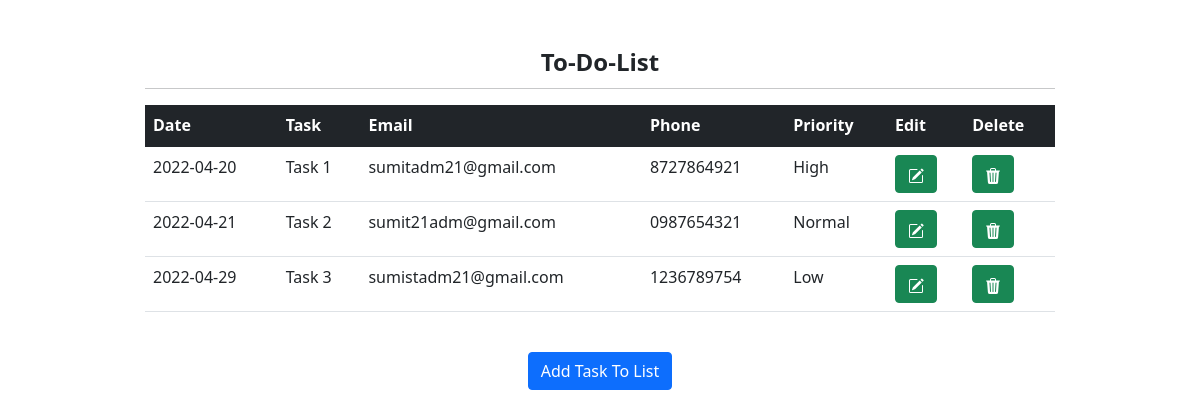
Page /list on the committed database.
### myapp.py (models this page shows, shortened)
class Todo(db.Model):
    id = db.Column('id', db.Integer, primary_key=True)
    Task_Date = db.Column(db.String)
    Task_Name = db.Column(db.String(100))
    Task_Email = db.Column(db.String(100), unique=True, nullable=True)
    Task_Phone = db.Column(db.String(100), unique=True, nullable=True)
    Task_Priority = db.Column(db.String(100))

### myapp.py (the view)
@app.route('/list')
def list():
    return render_template('list.html', todos=Todo.query.all())

### templates/list.html (shortened to what this page needs)
<!DOCTYPE html>
<html lang="en">
<head>
    <link href="https://cdn.jsdelivr.net/npm/bootstrap@5.1.3/dist/css/bootstrap.min.css" rel="stylesheet">
</head>
<body>
<div class="container">
  <div class="row">
    <div class="col-1">
    </div>
    <div class="col" style="padding: 20px; ">
        <br>
        <center><legend><b>To-Do-List</b></legend><hr></center>
        <table class="table">
          <thead class="table-dark">
            <tr>
              <th>Date</th>
              <th>Task</th>
              <th>Email</th>
              <th>Phone</th>
              <th>Priority</th>
              <th>Edit</th>
              <th>Delete</th>
            </tr>
          </thead>
          <tbody>
            {% for todo in todos %}
            <tr>
                <td>{{ todo.Task_Date }}</td>
                <td>{{ todo.Task_Name }}</td>
                <td>{{ todo.Task_Email }}</td>
                <td>{{ todo.Task_Phone }}</td>
                <td>{{ todo.Task_Priority }}</td>
                <td>
                  <a href="/edit/{{todo.id}}">
                    <button type="button" class="btn btn-success">
                    </button>
                  </a>
                </td>
                <td>
                  <a href="/delete/{{todo.id}}">
                    <button type="button" class="btn btn-success">
                    </button>
                  </a>
                </td>
            </tr>
            {% endfor %}
          </tbody>
        </table>
        <br>
  <div class="form-floating">
      <center><a href="/"><button type="submit" class="btn btn-primary">Add Task To List</button></a></center>
  </div>
    </div>
      <div class="col-1">
      </div>
  </div>
</div>
</body>
</html>

### rows in the picture
Todo: Task_Date "2022-04-20", Task_Name "Task 1", Task_Email "sumitadm21@gmail.com", Task_Phone "8727864921", Task_Priority "High"
Todo: Task_Date "2022-04-21", Task_Name "Task 2", Task_Email "sumit21adm@gmail.com", Task_Phone "0987654321", Task_Priority "Normal"
Todo: Task_Date "2022-04-29", Task_Name "Task 3", Task_Email "sumistadm21@gmail.com", Task_Phone "1236789754", Task_Priority "Low"
